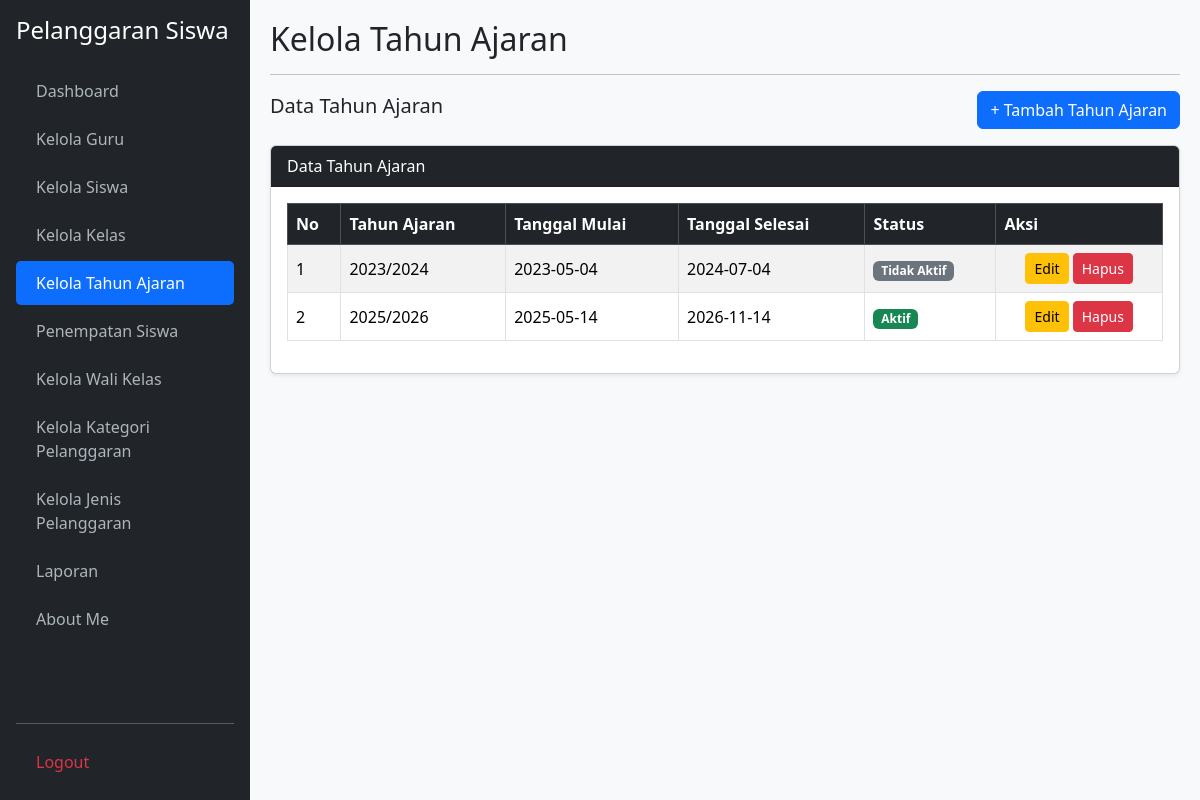
Page /kelola_tahun_ajaran.php (signed in) on the earlier database version.
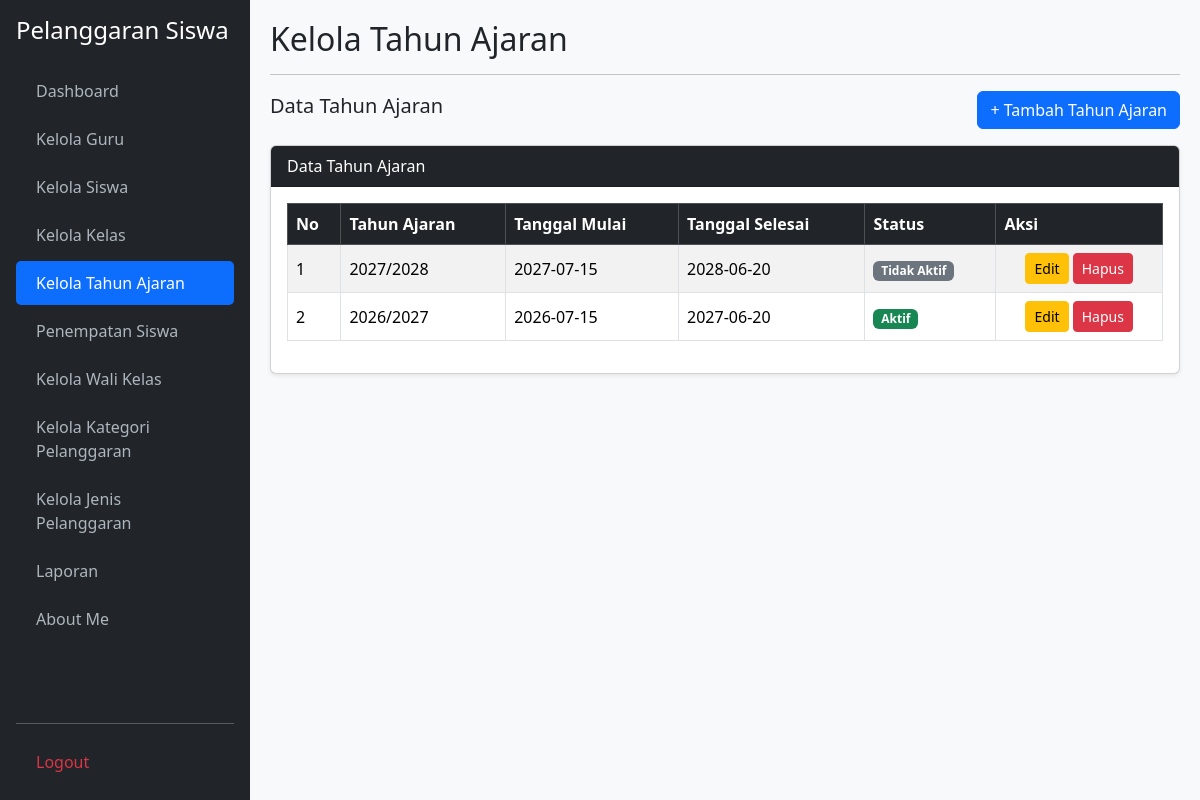
Same page on the later database version.
### tables this page shows
CREATE TABLE `t_tahun_ajaran` (
  `id` int(11) NOT NULL,
  `nama` varchar(20) NOT NULL,
  `tanggal_mulai` date DEFAULT NULL,
  `tanggal_selesai` date DEFAULT NULL,
  `status_aktif` tinyint(1) DEFAULT 1,
  `created_at` timestamp NULL DEFAULT NULL,
  `updated_at` timestamp NULL DEFAULT NULL
);

### kelola_tahun_ajaran.php (the view, shortened to what this page needs)
<?php
require_once 'koneksi.php';
$aksi = $_GET['aksi'] ?? '';
$edit_id = $_GET['edit'] ?? '';
$edit = $edit_id ? mysqli_fetch_assoc(mysqli_query($koneksi, "SELECT * FROM t_tahun_ajaran WHERE id='$edit_id'")) : null;
$data = mysqli_query($koneksi, "SELECT * FROM t_tahun_ajaran ORDER BY id DESC");
$form = $edit ?: [
    'id' => '',
    'nama' => '',
    'tanggal_mulai' => '',
    'tanggal_selesai' => ''
];
?>
<!DOCTYPE html>
<html lang="id">
<head>
    <link href="https://cdn.jsdelivr.net/npm/bootstrap@5.3.3/dist/css/bootstrap.min.css" rel="stylesheet">
    <link href="https://cdn.datatables.net/2.3.4/css/dataTables.bootstrap5.min.css" rel="stylesheet">
</head>
<body>
<div class="sidebar d-flex flex-column p-3">
    <h4 class="text-white mb-4">Pelanggaran Siswa</h4>
    <ul class="nav nav-pills flex-column mb-auto">
        <li class="nav-item mb-1"><a href="dashboard.php">Dashboard</a></li>
        <li class="nav-item mb-1"><a href="kelola_guru.php">Kelola Guru</a></li>
        <li class="nav-item mb-1"><a href="kelola_siswa.php">Kelola Siswa</a></li>
        <li class="nav-item mb-1"><a href="kelola_kelas.php">Kelola Kelas</a></li>
        <li class="nav-item mb-1"><a href="kelola_tahun_ajaran.php" class="active">Kelola Tahun Ajaran</a></li>
        <li class="nav-item mb-1"><a href="penempatan_siswa.php">Penempatan Siswa</a></li>
        <li class="nav-item mb-1"><a href="kelola_wali_kelas.php">Kelola Wali Kelas</a></li>
        <li class="nav-item mb-1"><a href="kelola_kategori_pelanggaran.php">Kelola Kategori Pelanggaran</a></li>
        <li class="nav-item mb-1"><a href="kelola_jenis_pelanggaran.php">Kelola Jenis Pelanggaran</a></li>
        <li class="nav-item mb-1"><a href="laporan.php">Laporan</a></li>
        <li class="nav-item mb-1"><a href="about_me.php">About Me</a></li>
    </ul>
    <hr>
    <a href="logout.php" class="text-danger">Logout</a>
</div>
<div class="main-content">
    <h2 class="mb-3">
        <?= $edit ? 'Edit Tahun Ajaran' : ($aksi === 'tambah' ? 'Tambah Tahun Ajaran' : 'Kelola Tahun Ajaran'); ?>
    </h2>
    <div class="mb-3">
        <hr>
    </div>
    <?php if ($aksi === 'tambah' || $edit): ?>
        <div class="card shadow-sm mb-4">
            <div class="card-header bg-primary text-white">
                <?= $edit ? 'Edit Tahun Ajaran' : 'Tambah Tahun Ajaran'; ?>
            </div>
            <div class="card-body">
                <form method="POST" action="kelola_tahun_ajaran.php">
                    <input type="hidden" name="id" value="<?= htmlspecialchars((string)$form['id']); ?>">
                    <div class="mb-3">
                        <label class="form-label">Tahun Ajaran</label>
                        <input type="text" name="nama" class="form-control" placeholder="Contoh: 2026/2027" value="<?= htmlspecialchars($form['nama'] ?? ''); ?>" required>
                    </div>
                    <div class="mb-3">
                        <label class="form-label">Tanggal Mulai</label>
                        <input type="date" name="tanggal_mulai" id="tanggal_mulai" class="form-control" value="<?= htmlspecialchars($form['tanggal_mulai'] ?? ''); ?>" required>
                    </div>
                    <div class="mb-3">
                        <label class="form-label">Tanggal Selesai</label>
                        <input type="date" name="tanggal_selesai" id="tanggal_selesai" class="form-control" value="<?= htmlspecialchars($form['tanggal_selesai'] ?? ''); ?>" required>
                    </div>
                    <button type="submit" name="simpan" class="btn btn-primary">
                        <?= $edit ? 'Update Data' : 'Simpan'; ?>
                    </button>
                    <a href="kelola_tahun_ajaran.php" class="btn btn-secondary">Batal</a>
                </form>
            </div>
        </div>
    <?php else: ?>
        <div class="d-flex justify-content-between align-items-center mb-3">
            <h5>Data Tahun Ajaran</h5>
            <a href="kelola_tahun_ajaran.php?aksi=tambah" class="btn btn-primary">
                + Tambah Tahun Ajaran
            </a>
        </div>
        <div class="card shadow-sm">
            <div class="card-header bg-dark text-white">Data Tahun Ajaran</div>
            <div class="card-body">
                <div class="table-responsive">
                    <table id="tabelTahunAjaran" class="table table-bordered table-striped table-hover align-middle w-100">
                        <thead class="table-dark">
                            <tr>
                                <th>No</th>
                                <th>Tahun Ajaran</th>
                                <th>Tanggal Mulai</th>
                                <th>Tanggal Selesai</th>
                                <th>Status</th>
                                <th>Aksi</th>
                            </tr>
                        </thead>
                        <tbody>
                        <?php $no = 1; while ($r = mysqli_fetch_assoc($data)): ?>
                            <tr>
                                <td><?= $no++; ?></td>
                                <td><?= htmlspecialchars($r['nama'] ?? ''); ?></td>
                                <td><?= htmlspecialchars($r['tanggal_mulai'] ?? ''); ?></td>
                                <td><?= htmlspecialchars($r['tanggal_selesai'] ?? ''); ?></td>
                                <td>
                                    <?php if ((int)$r['status_aktif'] === 1): ?>
                                        <span class="badge bg-success">Aktif</span>
                                    <?php else: ?>
                                        <span class="badge bg-secondary">Tidak Aktif</span>
                                    <?php endif; ?>
                                </td>
                                <td class="text-center text-nowrap">
                                    <a href="kelola_tahun_ajaran.php?edit=<?= (int)$r['id']; ?>" class="btn btn-warning btn-sm">Edit</a>
                                    <a href="kelola_tahun_ajaran.php?hapus=<?= (int)$r['id']; ?>" class="btn btn-danger btn-sm" onclick="return confirm('Yakin ingin menghapus tahun ajaran ini?')">Hapus</a>
                                </td>
                            </tr>
                        <?php endwhile; ?>
                        </tbody>
                    </table>
                </div>
            </div>
        </div>
    <?php endif; ?>
</div>
</body>
</html>

### kelola_tahun_ajaran.php (style rules this page uses)
body { background-color: #f8f9fa; }
.sidebar { min-height: 100vh; background-color: #212529; color: #fff; position: fixed; width: 250px; top: 0; left: 0; overflow-y: auto; z-index: 1000; }
.sidebar a { color: #adb5bd; text-decoration: none; display: block; padding: 10px 20px; border-radius: 5px; }
.sidebar a:hover, .sidebar a.active { color: #fff; background-color: #0d6efd; }
.main-content { margin-left: 250px; padding: 20px; }

Differences in the rows shown:
removed t_tahun_ajaran: nama "2023/2024", tanggal_mulai "2023-05-04", tanggal_selesai "2024-07-04", status_aktif "Tidak Aktif"
removed t_tahun_ajaran: nama "2025/2026", tanggal_mulai "2025-05-14", tanggal_selesai "2026-11-14", status_aktif "Aktif"
added t_tahun_ajaran: nama "2027/2028", tanggal_mulai "2027-07-15", tanggal_selesai "2028-06-20", status_aktif "Tidak Aktif"
added t_tahun_ajaran: nama "2026/2027", tanggal_mulai "2026-07-15", tanggal_selesai "2027-06-20", status_aktif "Aktif"
